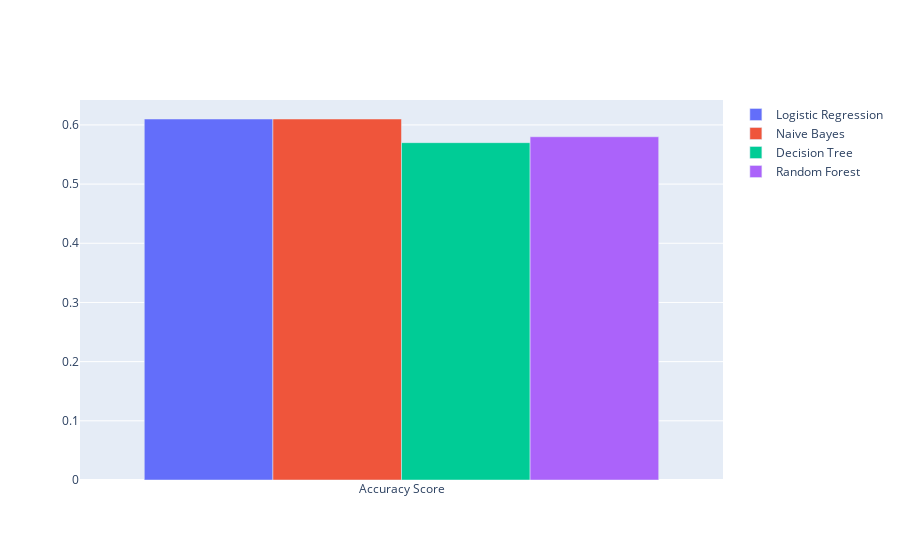

Notebook code cell kept with this figure:
### Code cell
#COMPARE ALL CLASSIFIER ACCURACY SCORE THROUGH PLOTLY
import plotly.graph_objects as go

fig = go.Figure(data=[
    go.Bar(name='Logistic Regression', x=['Accuracy Score'], y=[0.61]),
    go.Bar(name='Naive Bayes', x=['Accuracy Score'], y=[0.61]),
    go.Bar(name='Decision Tree', x=['Accuracy Score'], y=[0.57]),
    go.Bar(name='Random Forest', x=['Accuracy Score'], y=[0.58])
])
# Change the bar mode
fig.update_layout(barmode='group')
fig.show()

### Figure 1 — Plotly figure (JSON) as saved in the notebook; plotly's stock layout.template omitted (floating-point values rounded to 4 significant figures)
{"data": [{"name": "Logistic Regression", "type": "bar", "x": ["Accuracy Score"], "y": [0.61]}, {"name": "Naive Bayes", "type": "bar", "x": ["Accuracy Score"], "y": [0.61]}, {"name": "Decision Tree", "type": "bar", "x": ["Accuracy Score"], "y": [0.57]}, {"name": "Random Forest", "type": "bar", "x": ["Accuracy Score"], "y": [0.58]}], "layout": {"barmode": "group"}}
